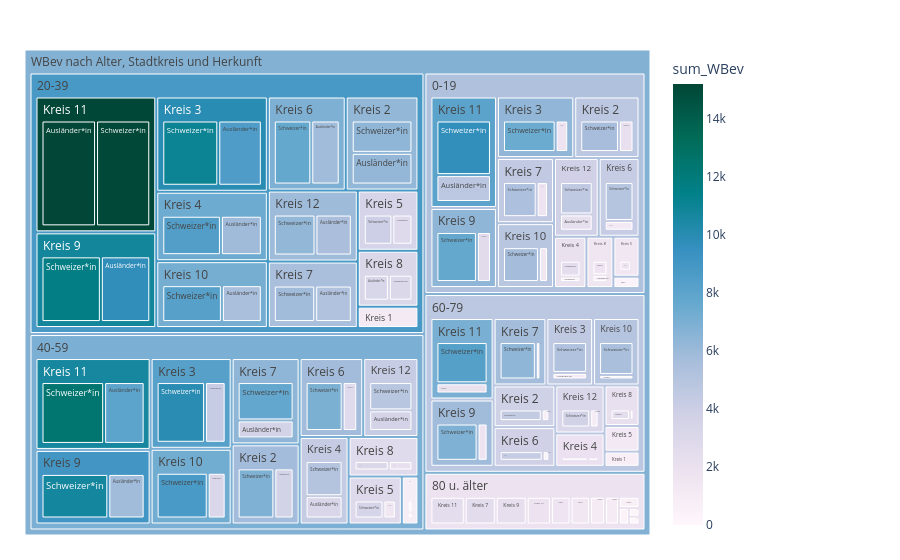

Notebook cell for this chart:
### Code cell
fig = px.treemap(myTreemapAgg.reset_index()
                 , path=[px.Constant("WBev nach Alter, Stadtkreis und Herkunft"), 'AlterV20ueber80Kurz_noDM','KreisLang','HerkunftLang']
                 , values='sum_WBev'
                 , color='sum_WBev'
                 ## bei discrete scales (bei Klassen und Strings):                 
                 #, color_discrete_map={'(?)':'lightgrey','EVP':'gold', 'SP':'#FF3030', 'PdA':'#EE3B3B', 'Grüne':'#A2CD5A','GLP':'#CAFF70','Die Mitte':'orange','FDP':'#104E8B','AL':'deeppink','SVP':'forestgreen', 'FL ZÜRI':'#8B864E','Volt':'#lightblue' }                
                 ## bei continuous scales (bei Zahlenwerten):
                , color_continuous_scale='PuBuGn'
                #, color_continuous_midpoint=np.average(df['AnzBestWir'], weights=df['AnzBestWir']) 
                 #,height=400
                 #,width=1500
                )
fig.update_traces(root_color="grey")
fig.update_layout(margin = dict(t=50, l=25, r=250, b=25))#, title="WBev nach Alter, Stadtkreis und Herkunft")
fig.show()

### Figure 1 — Plotly figure (JSON) as saved in the notebook; plotly's stock layout.template omitted (floating-point values rounded to 4 significant figures; data arrays with more than 128 entries replaced by an {"elided": "..."} marker saying what was removed)
{"data": [{"branchvalues": "total", "customdata": {"elided": "188x1 float values"}, "domain": {"x": [0, 1], "y": [0, 1]}, "hovertemplate": "labels=%{label}<br>sum_WBev_sum=%{value}<br>parent=%{parent}<br>id=%{id}<br>sum_WBev=%{color}<extra></extra>", "ids": {"elided": "188 str values"}, "labels": {"elided": "188 str values"}, "marker": {"coloraxis": "coloraxis", "colors": {"elided": "188 float values"}}, "name": "", "parents": {"elided": "188 str values"}, "root": {"color": "grey"}, "type": "treemap", "values": {"elided": "188 int values"}}], "layout": {"coloraxis": {"colorbar": {"title": {"text": "sum_WBev"}}, "colorscale": [[0, "rgb(255,247,251)"], [0.125, "rgb(236,226,240)"], [0.25, "rgb(208,209,230)"], [0.375, "rgb(166,189,219)"], [0.5, "rgb(103,169,207)"], [0.625, "rgb(54,144,192)"], [0.75, "rgb(2,129,138)"], [0.875, "rgb(1,108,89)"], [1, "rgb(1,70,54)"]]}, "legend": {"tracegroupgap": 0}, "margin": {"b": 25, "l": 25, "r": 250, "t": 50}}}
